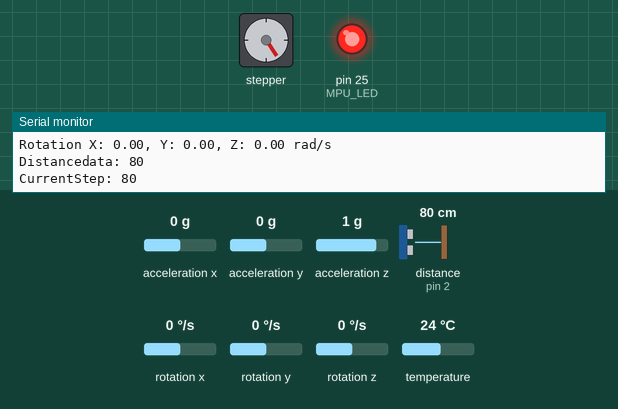
Recording of a sketch running on a simulated Arduino Mega 2560, built with avr-gcc and run on an emulated ATmega2560. Parts: stepper motor, output pins drawn as LEDs (lit = HIGH), the last lines printed to the serial monitor. Wiring (from diagram.json): ultrasonic range finder: trigger pin 3; echo pin 2; stepper motor driver (200 steps per turn assumed): step pin 31; direction pin 33. The inputs (shaded band) are chosen by the test bench; at power-on: distance to the obstacle (sensor on pin 2) 80 cm, acceleration x 0 g, acceleration y 0 g, acceleration z 1 g, rotation x 0 °/s, rotation y 0 °/s, rotation z 0 °/s, temperature 24 °C. The echo pulse lasts 58.3 µs per cm; pins used as bus, display or sensor lines are not drawn.

Above: at 3.1 s.
3.2 s: distance to the obstacle (sensor on pin 2) set to 18 cm
At 5.8 s:
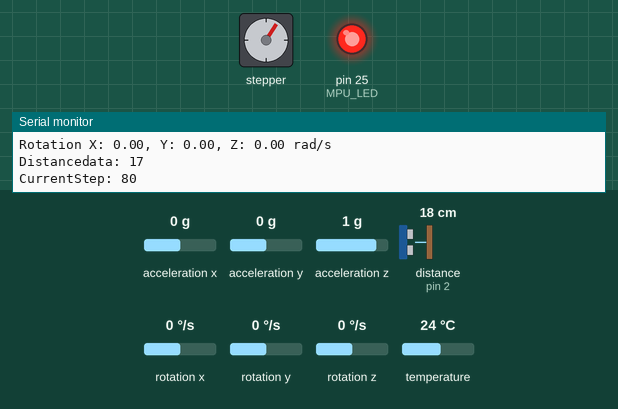
6.1 s: distance to the obstacle (sensor on pin 2) set to 35 cm
At 8.1 s:
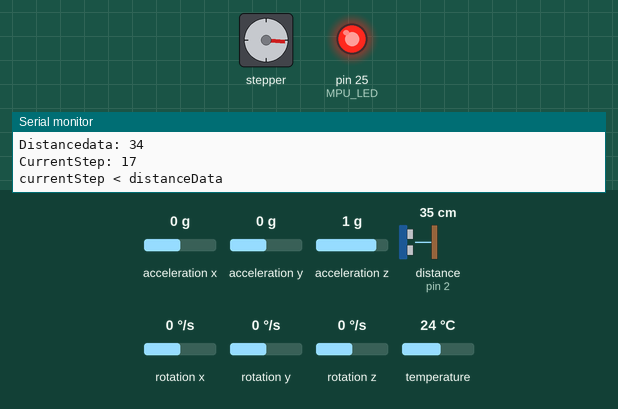
10.3 s: distance to the obstacle (sensor on pin 2) set to 60 cm
At 12.3 s:
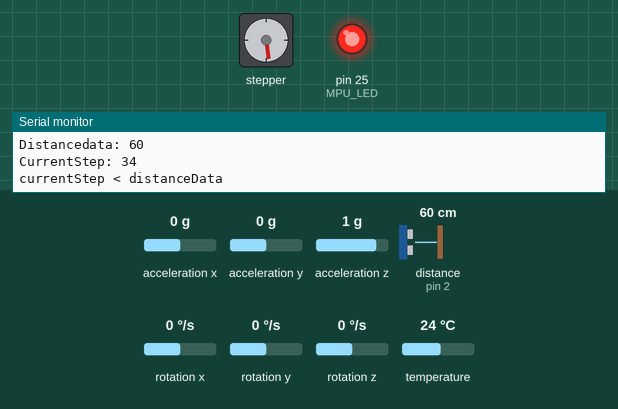
14.7 s: distance to the obstacle (sensor on pin 2) set to 120 cm
At 16.1 s:
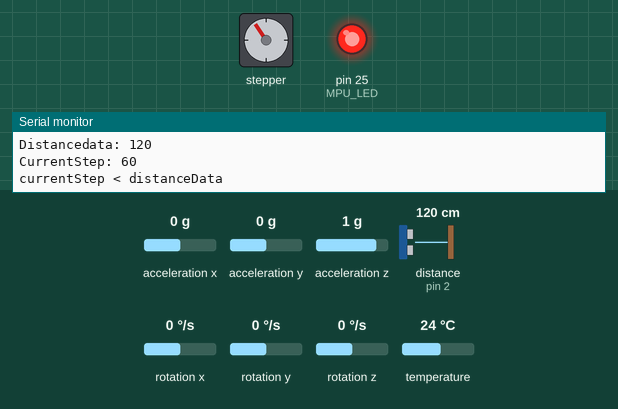
19.4 s: distance to the obstacle (sensor on pin 2) set to 250 cm
At 21.7 s:
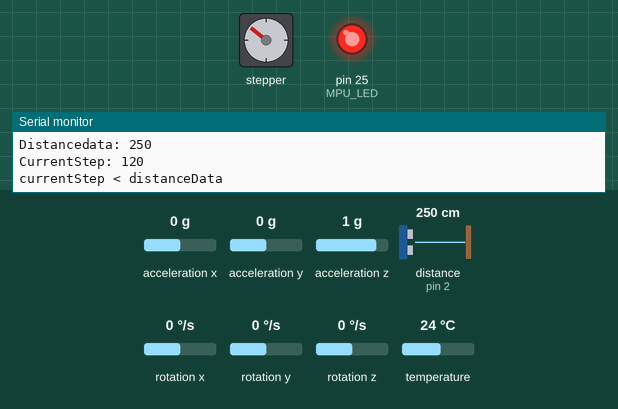
24.9 s: distance to the obstacle (sensor on pin 2) set to 299 cm
At 27.1 s:
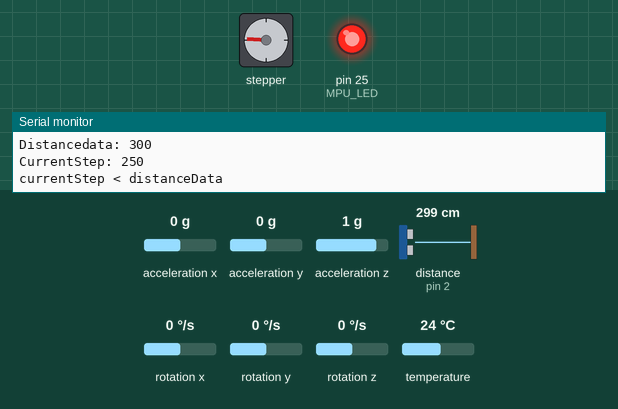
Timing chart, 0 to 31.3 s (numbered marks = the images above; inputs shaded):
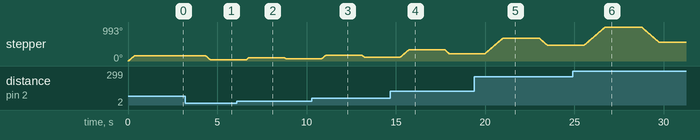

Measured:
- after the input at 3.2 s, stepper: turns 113° counter-clockwise in 0.25 s, starting after 1.2 s
- after the input at 6.1 s, stepper: turns 61° clockwise in 0.14 s, then 31° counter-clockwise in 0.07 s
- after the input at 10.3 s, stepper: turns 108° clockwise in 0.24 s, then 61° counter-clockwise in 0.14 s
- after the input at 14.7 s, stepper: turns 216° clockwise in 0.48 s, then 108° counter-clockwise in 0.24 s
- after the input at 19.4 s, stepper: turns 450° clockwise in 1.0 s, then 216° counter-clockwise in 0.48 s
- after the input at 24.9 s, stepper: turns 540° clockwise in 1.2 s, then 450° counter-clockwise in 1.0 s
- by itself, stepper: turns 147° clockwise in 0.33 s

The sketch:

sketch.ino
```cpp
//MPU Gyroscope Libraries
#include <Adafruit_MPU6050.h>
#include <Adafruit_Sensor.h>
#include <Wire.h>

//Ultasonik sensör pin girişleri (echo ve trigger)
#define PIN_TRIG 3
#define PIN_ECHO 2


//Fefine the mpu as mpu
Adafruit_MPU6050 mpu;
#define MPU_LED 25

//MPU5060 Event
sensors_event_t event;

//First stepper motor test pins
#define stepPin 31
#define dirPin 33

int currentStep = 0;

void setup() {
  //Communication rate
  Serial.begin(115200);
  //Ultrasonic setup
  pinMode(PIN_TRIG, OUTPUT);
  pinMode(PIN_ECHO, INPUT);

  //stepper test
  pinMode(stepPin, OUTPUT);
  pinMode(dirPin, OUTPUT);

  // Try to initialize the mpu sensor
  if (!mpu.begin()) {
    Serial.println("Failed to find MPU6050 chip");
    while (1) {
      delay(10);
    }
  }
  Serial.println("MPU6050 initialized succesfully");
  pinMode(MPU_LED, OUTPUT);
  digitalWrite(MPU_LED, HIGH);


  mpu.setGyroRange(MPU6050_RANGE_2000_DEG);
  Serial.print("Gyro range set to: ");
  switch (mpu.getGyroRange()) {
  case MPU6050_RANGE_250_DEG:
    Serial.println("+- 250 deg/s");
    break;
  case MPU6050_RANGE_500_DEG:
    Serial.println("+- 500 deg/s");
    break;
  case MPU6050_RANGE_1000_DEG:
    Serial.println("+- 1000 deg/s");
    break;
  case MPU6050_RANGE_2000_DEG:
    Serial.println("+- 2000 deg/s");
    break;
  }

  //Stepper alignment
  digitalWrite(dirPin,HIGH);
  digitalWrite(stepPin,HIGH);
  delayMicroseconds(2000);
  digitalWrite(stepPin,LOW);
  delayMicroseconds(2000);
  digitalWrite(stepPin,HIGH);
  delayMicroseconds(2000);
  digitalWrite(stepPin,LOW);
  delayMicroseconds(2000);


}


float distancefinder(){
  digitalWrite(PIN_TRIG, HIGH);
  delayMicroseconds(10);
  digitalWrite(PIN_TRIG, LOW);

  int duration = pulseIn(PIN_ECHO, HIGH);
  return duration / 58;
}

int stepperTest(int distanceData){

  // Makes 200 pulses for making one full cycle rotation

  int stepCount = 0;
  Serial.print("Distancedata: ");
  Serial.println(distanceData);
  Serial.print("CurrentStep: ");
  Serial.println(currentStep);
    if(currentStep < distanceData){
      Serial.println("currentStep < distanceData");
      digitalWrite(dirPin,HIGH); // Enables the motor to move in a particular direction
      for(int x = 0; x < distanceData; x++) {
        digitalWrite(stepPin,HIGH);
        delayMicroseconds(2000);
        digitalWrite(stepPin,LOW);
        delayMicroseconds(2000);
        stepCount++;
      }
      currentStep = currentStep + stepCount;
      stepCount = 0;
  }
  else if(currentStep > distanceData)
  {

      digitalWrite(dirPin,LOW); //Changes the rotations direction
      for(int x = 0;  x < currentStep - distanceData; x++) {
      digitalWrite(stepPin,HIGH);
      delayMicroseconds(2000);
      digitalWrite(stepPin,LOW);
      delayMicroseconds(2000);
      stepCount++;
      }
      currentStep = currentStep - stepCount;
      stepCount = 0;

  }


    delay(1000); // One second delay
  return currentStep;
}

void loop() {
  // Start a new measurement:
  int distance = distancefinder();
  Serial.println(distance);
  //Get sensor event for acceleration, rotation and temperature
  sensors_event_t a, g, temp;
  mpu.getEvent(&a, &g, &temp);

  Serial.print("Rotation X: ");
  Serial.print(g.gyro.x);
  Serial.print(", Y: ");
  Serial.print(g.gyro.y);
  Serial.print(", Z: ");
  Serial.print(g.gyro.z);
  Serial.println(" rad/s");
  stepperTest(distance);


  delay(1000);
}
```
